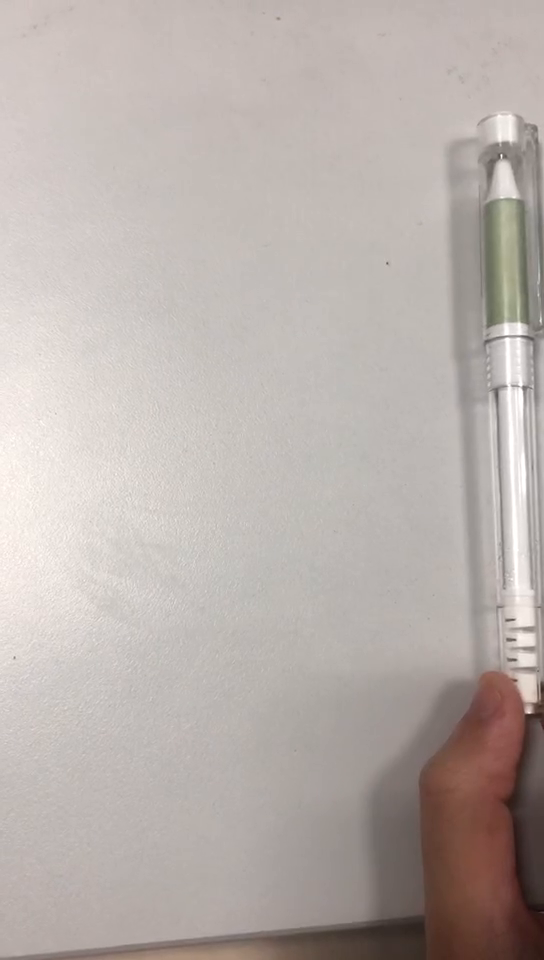
#> input picture frame 13 of optical flow/test.mp4, 544 x 960 px
$ python lk_optiflow.py
#> lines starting #> are read from the running program, lines starting #| are printed output that depends on the picture; after the words box and inside, x2 and y2 are one past the last pixel; in counts of white or black regions, pixels touching at a corner belong together
import numpy as np
import cv2

cap = cv2.VideoCapture('C:/Users/Dell/Desktop/cvhw-zdt/optical flow/test.mp4')

#角点检测参数
feature_params = dict( maxCorners = 50,
                       qualityLevel=0.3,
                       minDistance = 7,
                       blockSize = 7 )

#LK光流参数，maxLevel为图像金字塔层数
lk_params = dict( winSize = (15,15),
                  maxLevel = 3,
                  criteria = (cv2.TERM_CRITERIA_EPS | cv2.TERM_CRITERIA_COUNT,10,0.03))
color = np.random.randint(0,255,(100,3)) #随机颜色，用于标示特征点

#在第一帧标示角点
ret, f_frame = cap.read()
#> f_frame is the input picture: shape (960, 544, 3); mean B, G, R 171.6, 176.1, 184.9
# cv2.imshow("result",old_frame)
# cv2.waitKey()
f_gray = cv2.cvtColor(f_frame,cv2.COLOR_BGR2GRAY)
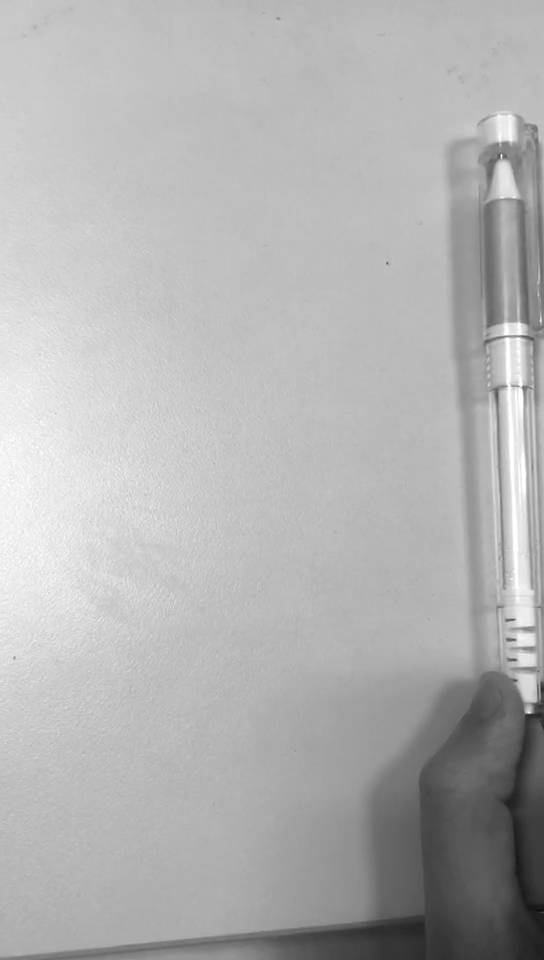
#> f_gray: shape (960, 544); min 16, max 255, mean 178.4
# cv2.imshow("result",old_gray)
# cv2.waitKey()
# 获取图像中角点，输出结果为角点的位置数组
p0=cv2.goodFeaturesToTrack(f_gray,mask=None,**feature_params)
#> p0 = 15 rows, first 8: [520, 387], [527, 710], [502, 157], [515, 638], [505, 387], [516, 682], [517, 659], [534, 699]

#画布，用于画轨迹
mask = np.zeros_like(f_frame) #返回等大小零矩阵

while(1):
    ret, n_frame = cap.read()
    n_gray = cv2.cvtColor(n_frame,cv2.COLOR_BGR2GRAY)
    #获取特征点新位置
    n_cor, status, err = cv2.calcOpticalFlowPyrLK(f_gray, n_gray, p0, None, **lk_params)
#> n_cor = 15 rows, first 8: [519.7, 387.7], [526.6, 710.4], [502, 158.3], [514.6, 638.3], [504.8, 387.9], [515.8, 682.5], [516.5, 659.4], [533.5, 699.4]; status = [1, 1, 1, 1, 1, 1, 1, 1, 1, 1, 1, 1, 1, 1, 1]; err = [2.4, 2.09, 1.04, 1.93, 1.39, 1.4, 2.68, 3.05, 2.48, 1.28, 1.34, 0.595, 1.79, 0.827, 2.02]
    #特征点选择
    good_new = n_cor[status==1]
#> good_new has the same summary as n_cor
    good_old = p0[status==1]
#> good_old has the same summary as p0

    #绘制特征点轨迹
    for i,(new,old) in enumerate(zip(good_new,good_old)):
        a,b = new.ravel()
        c,d = old.ravel()
        mask = cv2.line(mask,(a,b),(c,d),color[i].tolist(),2)
        frame = cv2.circle(n_frame,(a,b),5,color[i].tolist(),-1)
#> this loop made 15 passes
#> (a, b, c, d) on passes 1 to 12: (519.7, 387.7, 520, 387), (526.6, 710.4, 527, 710), (502, 158.3, 502, 157), (514.6, 638.3, 515, 638), (504.8, 387.9, 505, 387), (515.8, 682.5, 516, 682), (516.5, 659.4, 517, 659), (533.5, 699.4, 534, 699), (514.6, 620.4, 515, 620), (498.9, 143.3, 499, 142), (516.9, 321, 517, 320), (506.8, 341, 507, 340)
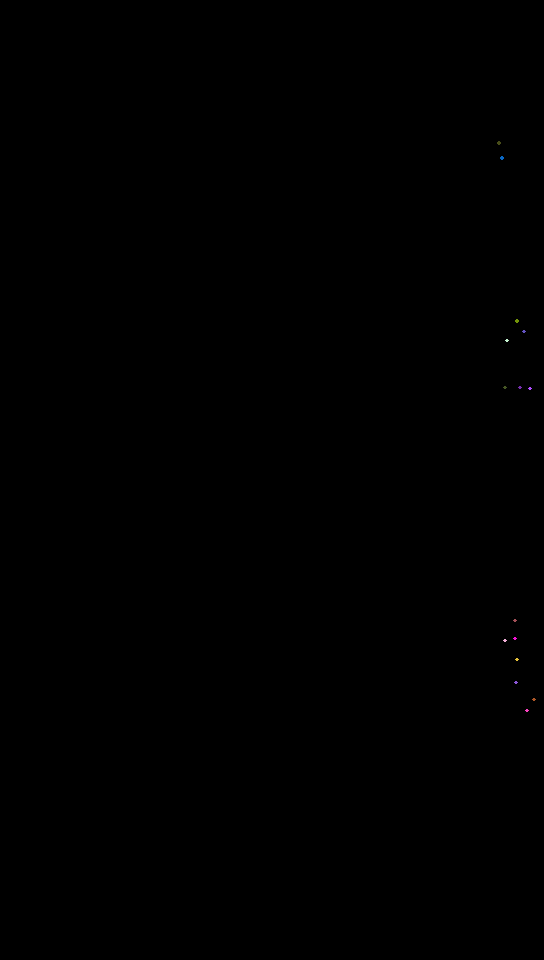
#> mask: shape (960, 544, 3); mean of channels 0, 1, 2 0, 0, 0; drawn as B, G, R
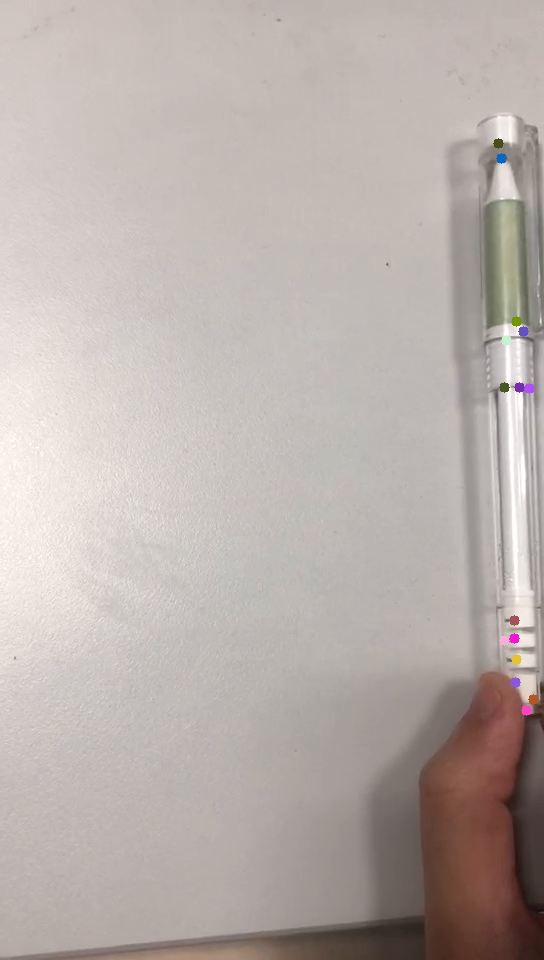
#> n_frame: shape (960, 544, 3); mean B, G, R 171.5, 176, 184.8
    img = cv2.add(frame,mask)

    cv2.imshow('frame',img)
    k = cv2.waitKey(100)
#> (key Esc is pressed here)
    if k == 27:
        break
    #更新上一帧的图像和目标点
    f_gray = n_gray.copy()
    p0 = good_new.reshape(-1,1,2)

cv2.destroyAllWindows()
cap.release()

$ run again, starting later in the video
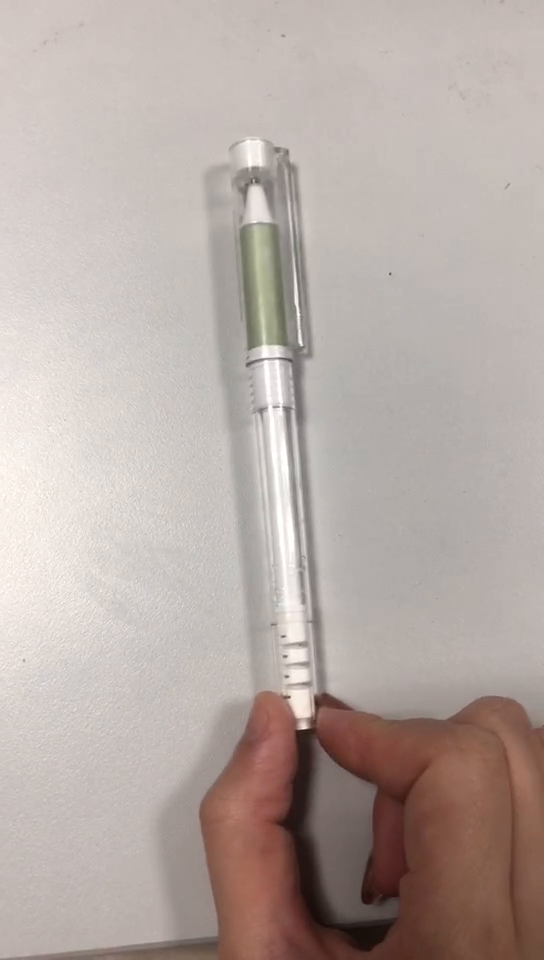
#> input picture frame 62 of optical flow/test.mp4, 544 x 960 px
#> f_frame is the input picture: shape (960, 544, 3); mean B, G, R 165.1, 170.3, 182.3
#> p0 = 19 rows, first 8: [289, 698], [279, 408], [307, 725], [302, 345], [254, 183], [285, 656], [298, 726], [287, 676]
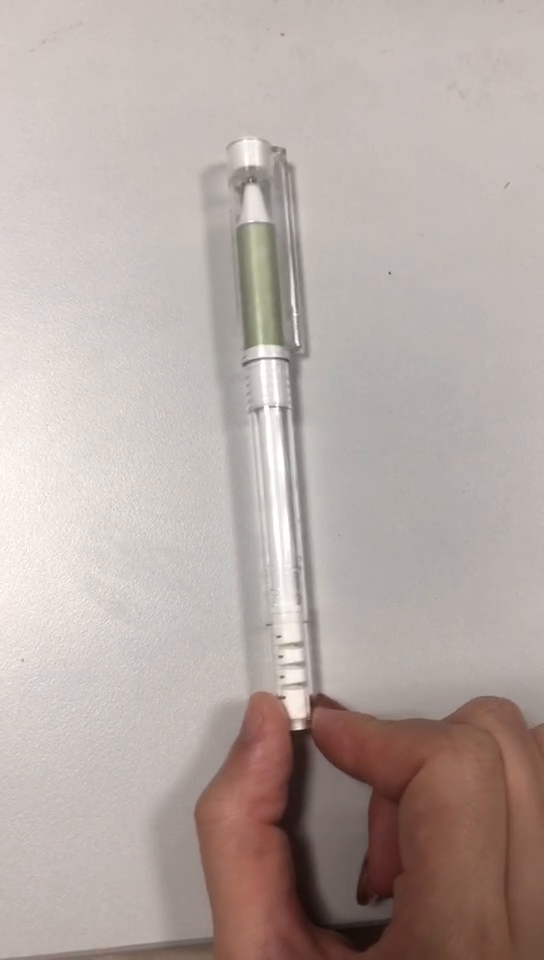
#> input picture frame 63 of optical flow/test.mp4, 544 x 960 px
#> n_frame is the input picture: shape (960, 544, 3); mean B, G, R 165, 170.1, 182.3
#> n_cor = 19 rows, first 8: [284, 698.5], [275.3, 407.7], [302.1, 725.5], [298.5, 344.7], [250.7, 182.3], [280.5, 656.3], [292.9, 726.5], [282.2, 676.4]; status = 19 values from 1 to 1; err = 19 values, max 4.51 at index 16, min 1.48 at index 10, mean 2.73
#> good_new has the same summary as n_cor
#> good_old has the same summary as p0
#> the loop `for i,(new,old) in enumerate(zip(good_new,good_old)):` made 19 passes
#> (a, b, c, d) on passes 1 to 8: (284, 698.5, 289, 698), (275.3, 407.7, 279, 408), (302.1, 725.5, 307, 725), (298.5, 344.7, 302, 345), (250.7, 182.3, 254, 183), (280.5, 656.3, 285, 656), (292.9, 726.5, 298, 726), (282.2, 676.4, 287, 676)
#> after the loop `for i,(new,old) in enumerate(zip(good_new,good_old)):`:
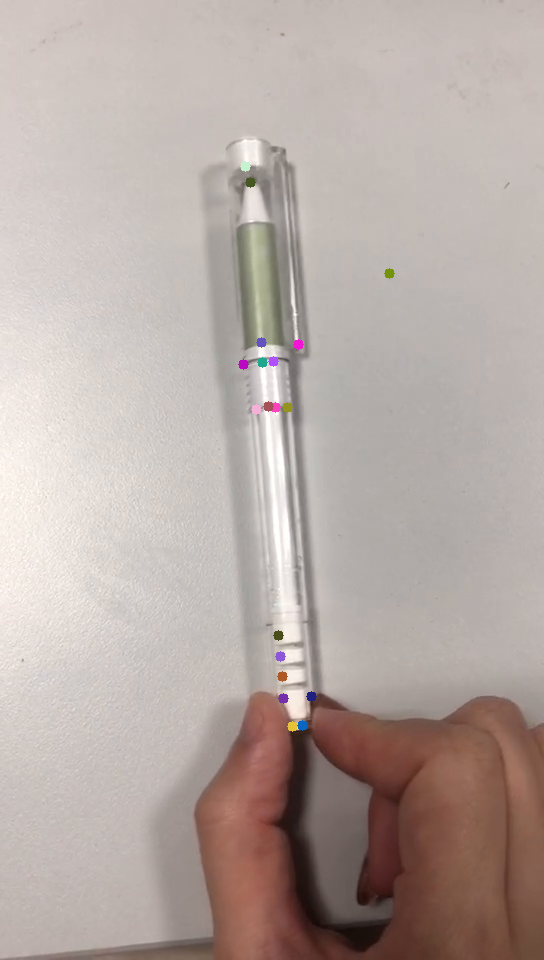
#> n_frame: shape (960, 544, 3); 0.29% of pixels changed, all inside (x1, y1, x2, y2) = (238, 161, 395, 732)

$ run again, starting later in the video
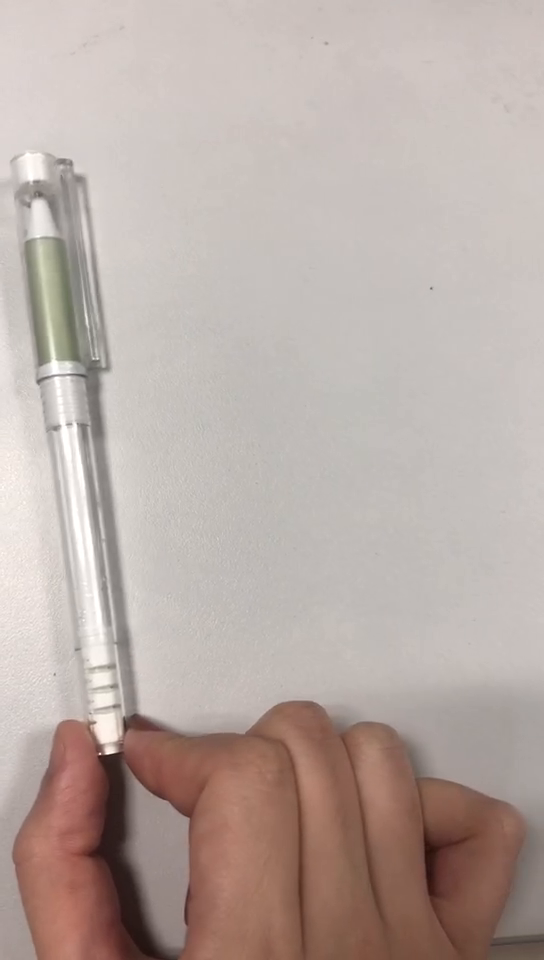
#> input picture frame 111 of optical flow/test.mp4, 544 x 960 px
#> f_frame is the input picture: shape (960, 544, 3); mean B, G, R 165.2, 171.1, 184.8
#> p0 = [[102, 751], [93, 724], [116, 749], [95, 356], [39, 382], [69, 425], [58, 427]]
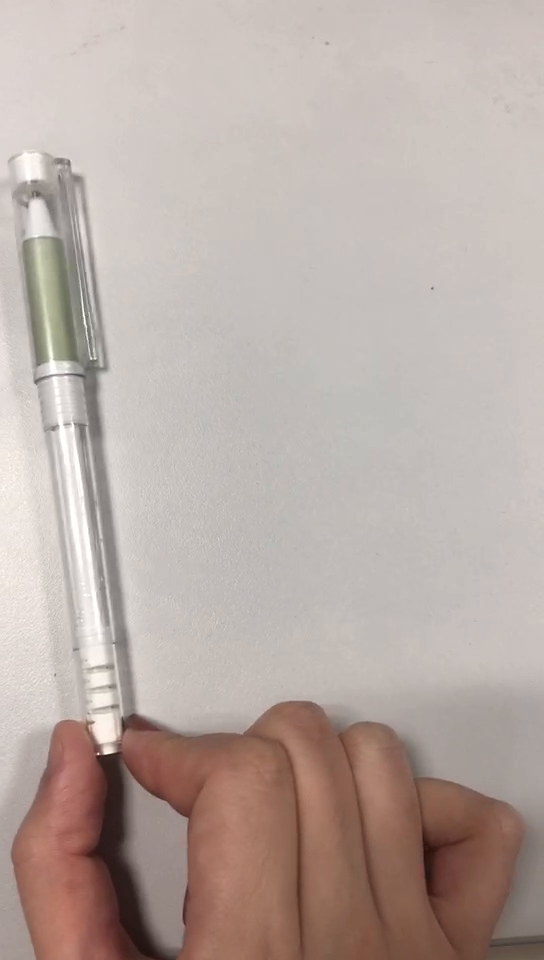
#> input picture frame 112 of optical flow/test.mp4, 544 x 960 px
#> n_frame is the input picture: shape (960, 544, 3); mean B, G, R 164.9, 170.9, 184.5
#> n_cor = [[100.3, 751], [91.19, 723.8], [114.2, 749], [92.76, 355.8], [36.72, 382], [66.49, 425.1], [56.04, 426.9]]; status = [1, 1, 1, 1, 1, 1, 1]; err = [0.988, 1.48, 0.548, 4.44, 2.13, 4.73, 3.5]
#> good_new has the same summary as n_cor
#> good_old has the same summary as p0
#> the loop `for i,(new,old) in enumerate(zip(good_new,good_old)):` made 7 passes
#> (a, b, c, d) on passes 1 to 7: (100.3, 751, 102, 751), (91.19, 723.8, 93, 724), (114.2, 749, 116, 749), (92.76, 355.8, 95, 356), (36.72, 382, 39, 382), (66.49, 425.1, 69, 425), (56.04, 426.9, 58, 427)
#> after the loop `for i,(new,old) in enumerate(zip(good_new,good_old)):`:
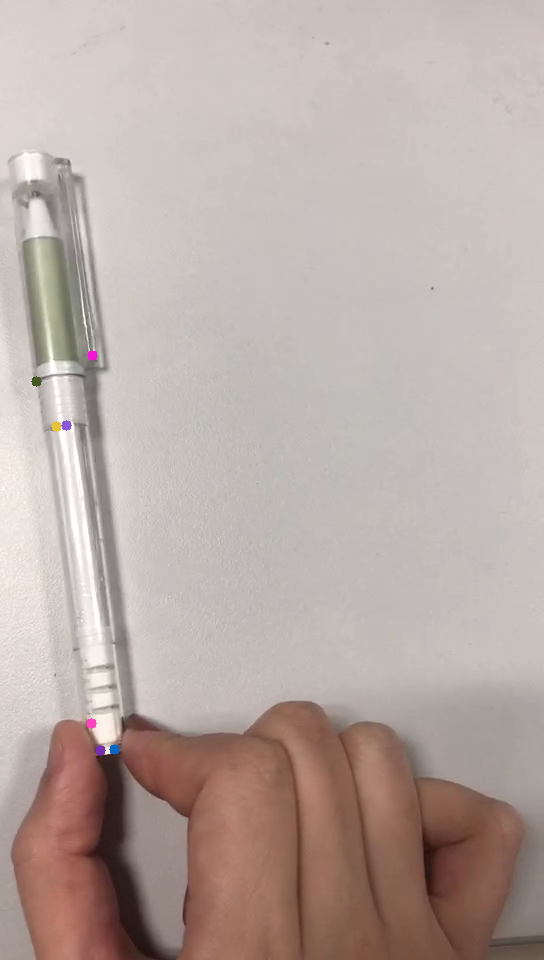
#> n_frame: shape (960, 544, 3); 0.11% of pixels changed, all inside (x1, y1, x2, y2) = (31, 350, 120, 756)
